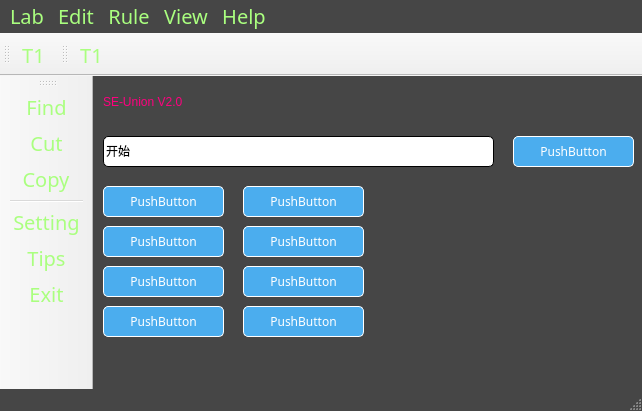
<?xml version="1.0" encoding="UTF-8"?>
<ui version="4.0">
 <class>MainWindow</class>
 <widget class="QMainWindow" name="MainWindow">
  <property name="geometry">
   <rect>
    <x>0</x>
    <y>0</y>
    <width>642</width>
    <height>411</height>
   </rect>
  </property>
  <property name="windowTitle">
   <string>MainWindow</string>
  </property>
  <property name="styleSheet">
   <string notr="true">QMainWindow{
	background-color: rgb(70, 70, 70); /*背景色*/
}
</string>
  </property>
  <property name="iconSize">
   <size>
    <width>32</width>
    <height>32</height>
   </size>
  </property>
  <widget class="QWidget" name="centralwidget">
   <property name="styleSheet">
    <string notr="true">QCentralwidget{
	background-color: rgb(70, 70, 70); /*背景色*/
}</string>
   </property>
   <widget class="QPushButton" name="pushButton">
    <property name="geometry">
     <rect>
      <x>420</x>
      <y>60</y>
      <width>121</width>
      <height>31</height>
     </rect>
    </property>
    <property name="autoFillBackground">
     <bool>false</bool>
    </property>
    <property name="styleSheet">
     <string notr="true">QPushButton
{
	background-color: rgb(75, 173, 238); /*背景色*/ 
	border-style: outset;    /* 边界内凹 */
	border-width: 1px;     /* 边边界宽度 */
	border-radius: 5px; /* 边界圆滑 */
	font: dengxian 16px;     /* 字体大小 */
	min-width: 2em;
	color: white; /* 字体颜色 */
	
}
/* 鼠标经过改变按钮颜色 */
QPushButton:hover
{
	background-color: rgb(0, 150, 0);
}
</string>
    </property>
    <property name="text">
     <string>PushButton</string>
    </property>
   </widget>
   <widget class="QLineEdit" name="lineEdit">
    <property name="geometry">
     <rect>
      <x>10</x>
      <y>60</y>
      <width>391</width>
      <height>31</height>
     </rect>
    </property>
    <property name="styleSheet">
     <string notr="true">QLineEdit{
	border-style: outset;  /* 边界内凹 */
	border-width: 1px;  /* 边界宽度 */
	border-radius:5px; /*边界圆滑*/
	font: dengxian 20px;  /* 字体大小 */
}
</string>
    </property>
    <property name="text">
     <string>开始</string>
    </property>
   </widget>
   <widget class="QLabel" name="label">
    <property name="geometry">
     <rect>
      <x>10</x>
      <y>10</y>
      <width>181</width>
      <height>31</height>
     </rect>
    </property>
    <property name="styleSheet">
     <string notr="true">font: 25 20pt &quot;等线 Light&quot;;
color: rgb(255, 0, 127)</string>
    </property>
    <property name="text">
     <string>SE-Union V2.0</string>
    </property>
   </widget>
   <widget class="QPushButton" name="pushButton_2">
    <property name="geometry">
     <rect>
      <x>10</x>
      <y>110</y>
      <width>121</width>
      <height>31</height>
     </rect>
    </property>
    <property name="autoFillBackground">
     <bool>false</bool>
    </property>
    <property name="styleSheet">
     <string notr="true">QPushButton
{
	background-color: rgb(75, 173, 238); /*背景色*/ 
	border-style: outset;    /* 边界内凹 */
	border-width: 1px;     /* 边边界宽度 */
	border-radius: 5px; /* 边界圆滑 */
	font: dengxian 16px;     /* 字体大小 */
	min-width: 2em;
	color: white; /* 字体颜色 */
	
}
/* 鼠标经过改变按钮颜色 */
QPushButton:hover
{
	background-color: rgb(0, 150, 0);
}
</string>
    </property>
    <property name="text">
     <string>PushButton</string>
    </property>
   </widget>
   <widget class="QPushButton" name="pushButton_3">
    <property name="geometry">
     <rect>
      <x>150</x>
      <y>110</y>
      <width>121</width>
      <height>31</height>
     </rect>
    </property>
    <property name="autoFillBackground">
     <bool>false</bool>
    </property>
    <property name="styleSheet">
     <string notr="true">QPushButton
{
	background-color: rgb(75, 173, 238); /*背景色*/ 
	border-style: outset;    /* 边界内凹 */
	border-width: 1px;     /* 边边界宽度 */
	border-radius: 5px; /* 边界圆滑 */
	font: dengxian 16px;     /* 字体大小 */
	min-width: 2em;
	color: white; /* 字体颜色 */
	
}
/* 鼠标经过改变按钮颜色 */
QPushButton:hover
{
	background-color: rgb(0, 150, 0);
}
</string>
    </property>
    <property name="text">
     <string>PushButton</string>
    </property>
   </widget>
   <widget class="QPushButton" name="pushButton_4">
    <property name="geometry">
     <rect>
      <x>10</x>
      <y>150</y>
      <width>121</width>
      <height>31</height>
     </rect>
    </property>
    <property name="autoFillBackground">
     <bool>false</bool>
    </property>
    <property name="styleSheet">
     <string notr="true">QPushButton
{
	background-color: rgb(75, 173, 238); /*背景色*/ 
	border-style: outset;    /* 边界内凹 */
	border-width: 1px;     /* 边边界宽度 */
	border-radius: 5px; /* 边界圆滑 */
	font: dengxian 16px;     /* 字体大小 */
	min-width: 2em;
	color: white; /* 字体颜色 */
	
}
/* 鼠标经过改变按钮颜色 */
QPushButton:hover
{
	background-color: rgb(0, 150, 0);
}
</string>
    </property>
    <property name="text">
     <string>PushButton</string>
    </property>
   </widget>
   <widget class="QPushButton" name="pushButton_5">
    <property name="geometry">
     <rect>
      <x>150</x>
      <y>150</y>
      <width>121</width>
      <height>31</height>
     </rect>
    </property>
    <property name="autoFillBackground">
     <bool>false</bool>
    </property>
    <property name="styleSheet">
     <string notr="true">QPushButton
{
	background-color: rgb(75, 173, 238); /*背景色*/ 
	border-style: outset;    /* 边界内凹 */
	border-width: 1px;     /* 边边界宽度 */
	border-radius: 5px; /* 边界圆滑 */
	font: dengxian 16px;     /* 字体大小 */
	min-width: 2em;
	color: white; /* 字体颜色 */
	
}
/* 鼠标经过改变按钮颜色 */
QPushButton:hover
{
	background-color: rgb(0, 150, 0);
}
</string>
    </property>
    <property name="text">
     <string>PushButton</string>
    </property>
   </widget>
   <widget class="QPushButton" name="pushButton_6">
    <property name="geometry">
     <rect>
      <x>10</x>
      <y>190</y>
      <width>121</width>
      <height>31</height>
     </rect>
    </property>
    <property name="autoFillBackground">
     <bool>false</bool>
    </property>
    <property name="styleSheet">
     <string notr="true">QPushButton
{
	background-color: rgb(75, 173, 238); /*背景色*/ 
	border-style: outset;    /* 边界内凹 */
	border-width: 1px;     /* 边边界宽度 */
	border-radius: 5px; /* 边界圆滑 */
	font: dengxian 16px;     /* 字体大小 */
	min-width: 2em;
	color: white; /* 字体颜色 */
	
}
/* 鼠标经过改变按钮颜色 */
QPushButton:hover
{
	background-color: rgb(0, 150, 0);
}
</string>
    </property>
    <property name="text">
     <string>PushButton</string>
    </property>
   </widget>
   <widget class="QPushButton" name="pushButton_7">
    <property name="geometry">
     <rect>
      <x>150</x>
      <y>190</y>
      <width>121</width>
      <height>31</height>
     </rect>
    </property>
    <property name="autoFillBackground">
     <bool>false</bool>
    </property>
    <property name="styleSheet">
     <string notr="true">QPushButton
{
	background-color: rgb(75, 173, 238); /*背景色*/ 
	border-style: outset;    /* 边界内凹 */
	border-width: 1px;     /* 边边界宽度 */
	border-radius: 5px; /* 边界圆滑 */
	font: dengxian 16px;     /* 字体大小 */
	min-width: 2em;
	color: white; /* 字体颜色 */
	
}
/* 鼠标经过改变按钮颜色 */
QPushButton:hover
{
	background-color: rgb(0, 150, 0);
}
</string>
    </property>
    <property name="text">
     <string>PushButton</string>
    </property>
   </widget>
   <widget class="QPushButton" name="pushButton_8">
    <property name="geometry">
     <rect>
      <x>10</x>
      <y>230</y>
      <width>121</width>
      <height>31</height>
     </rect>
    </property>
    <property name="autoFillBackground">
     <bool>false</bool>
    </property>
    <property name="styleSheet">
     <string notr="true">QPushButton
{
	background-color: rgb(75, 173, 238); /*背景色*/ 
	border-style: outset;    /* 边界内凹 */
	border-width: 1px;     /* 边边界宽度 */
	border-radius: 5px; /* 边界圆滑 */
	font: dengxian 16px;     /* 字体大小 */
	min-width: 2em;
	color: white; /* 字体颜色 */
	
}
/* 鼠标经过改变按钮颜色 */
QPushButton:hover
{
	background-color: rgb(0, 150, 0);
}
</string>
    </property>
    <property name="text">
     <string>PushButton</string>
    </property>
   </widget>
   <widget class="QPushButton" name="pushButton_9">
    <property name="geometry">
     <rect>
      <x>150</x>
      <y>230</y>
      <width>121</width>
      <height>31</height>
     </rect>
    </property>
    <property name="autoFillBackground">
     <bool>false</bool>
    </property>
    <property name="styleSheet">
     <string notr="true">QPushButton
{
	background-color: rgb(75, 173, 238); /*背景色*/ 
	border-style: outset;    /* 边界内凹 */
	border-width: 1px;     /* 边边界宽度 */
	border-radius: 5px; /* 边界圆滑 */
	font: dengxian 16px;     /* 字体大小 */
	min-width: 2em;
	color: white; /* 字体颜色 */
	
}
/* 鼠标经过改变按钮颜色 */
QPushButton:hover
{
	background-color: rgb(0, 150, 0);
}
</string>
    </property>
    <property name="text">
     <string>PushButton</string>
    </property>
   </widget>
  </widget>
  <widget class="QMenuBar" name="menubar">
   <property name="geometry">
    <rect>
     <x>0</x>
     <y>0</y>
     <width>642</width>
     <height>27</height>
    </rect>
   </property>
   <property name="styleSheet">
    <string notr="true">*{
	font-family: dengxian;
	font-size: 20px;
	color: rgb(170, 255, 127);
	background-color: rgb(70, 70, 70); /*背景色*/
}</string>
   </property>
   <widget class="QMenu" name="menuFILE">
    <property name="title">
     <string>Rule</string>
    </property>
    <addaction name="actionSetting"/>
    <addaction name="separator"/>
    <addaction name="actionExit"/>
   </widget>
   <widget class="QMenu" name="menuEdit">
    <property name="title">
     <string>Edit</string>
    </property>
    <addaction name="actionFind"/>
    <addaction name="actionCut"/>
    <addaction name="actionCopy"/>
    <addaction name="actionPaste"/>
    <addaction name="separator"/>
    <addaction name="actionundo"/>
    <addaction name="actionRedo_paste"/>
    <addaction name="actionDelet"/>
    <addaction name="separator"/>
   </widget>
   <widget class="QMenu" name="menuView">
    <property name="title">
     <string>View</string>
    </property>
    <widget class="QMenu" name="menuTheme">
     <property name="title">
      <string>Theme</string>
     </property>
     <property name="icon">
      <iconset>
       <normaloff>../icon/主题_theme.svg</normaloff>../icon/主题_theme.svg</iconset>
     </property>
     <addaction name="actionDark"/>
     <addaction name="actionLight"/>
     <addaction name="actionFresh"/>
     <addaction name="actionRetro"/>
    </widget>
    <widget class="QMenu" name="menuLanguage">
     <property name="title">
      <string>Language</string>
     </property>
     <addaction name="actionChinese"/>
     <addaction name="actionEnglish"/>
    </widget>
    <addaction name="actionappearance"/>
    <addaction name="menuTheme"/>
    <addaction name="menuLanguage"/>
   </widget>
   <widget class="QMenu" name="menuHelp">
    <property name="title">
     <string>Help</string>
    </property>
    <addaction name="actionTips"/>
    <addaction name="actionAbout"/>
    <addaction name="separator"/>
    <addaction name="actionEdit"/>
    <addaction name="actionAbout_2"/>
   </widget>
   <widget class="QMenu" name="menuLab">
    <property name="title">
     <string>Lab</string>
    </property>
    <widget class="QMenu" name="menuEx1">
     <property name="title">
      <string>Ex1</string>
     </property>
     <addaction name="actionT1"/>
     <addaction name="actionex1"/>
    </widget>
    <widget class="QMenu" name="menuEx2">
     <property name="title">
      <string>Ex2</string>
     </property>
     <addaction name="actionT1_2"/>
     <addaction name="actionex1_2"/>
    </widget>
    <widget class="QMenu" name="menuEx3">
     <property name="title">
      <string>Ex3</string>
     </property>
     <addaction name="actionT1_3"/>
     <addaction name="actionex1_3"/>
    </widget>
    <widget class="QMenu" name="menuEx4">
     <property name="title">
      <string>Ex4</string>
     </property>
     <addaction name="actionT1_4"/>
     <addaction name="actionex1_4"/>
    </widget>
    <widget class="QMenu" name="menuEx6">
     <property name="title">
      <string>Ex6</string>
     </property>
     <addaction name="actionT1_6"/>
     <addaction name="actionex1_6"/>
    </widget>
    <widget class="QMenu" name="menuEx5">
     <property name="title">
      <string>Ex5</string>
     </property>
     <addaction name="actionT1_5"/>
     <addaction name="actionex1_5"/>
    </widget>
    <widget class="QMenu" name="menuEx7">
     <property name="title">
      <string>Ex7</string>
     </property>
     <addaction name="actionT1_7"/>
     <addaction name="actionex1_7"/>
    </widget>
    <widget class="QMenu" name="menuEx8">
     <property name="title">
      <string>Ex8</string>
     </property>
     <addaction name="actionT1_8"/>
     <addaction name="actionex1_8"/>
    </widget>
    <addaction name="menuEx1"/>
    <addaction name="menuEx2"/>
    <addaction name="menuEx3"/>
    <addaction name="menuEx4"/>
    <addaction name="menuEx5"/>
    <addaction name="menuEx6"/>
    <addaction name="menuEx7"/>
    <addaction name="menuEx8"/>
   </widget>
   <addaction name="menuLab"/>
   <addaction name="menuEdit"/>
   <addaction name="menuFILE"/>
   <addaction name="menuView"/>
   <addaction name="menuHelp"/>
  </widget>
  <widget class="QStatusBar" name="statusbar"/>
  <widget class="QToolBar" name="toolBar">
   <property name="windowTitle">
    <string>toolBar</string>
   </property>
   <property name="styleSheet">
    <string notr="true">*{
	font-family: dengxian;
	font-size: 20px;
	color: rgb(170, 255, 127);
}</string>
   </property>
   <attribute name="toolBarArea">
    <enum>TopToolBarArea</enum>
   </attribute>
   <attribute name="toolBarBreak">
    <bool>false</bool>
   </attribute>
   <addaction name="actionT1_2"/>
  </widget>
  <widget class="QToolBar" name="toolBar_2">
   <property name="windowTitle">
    <string>toolBar_2</string>
   </property>
   <property name="styleSheet">
    <string notr="true">*{
	font-family: dengxian;
	font-size: 20px;
	color: rgb(170, 255, 127);
}</string>
   </property>
   <attribute name="toolBarArea">
    <enum>TopToolBarArea</enum>
   </attribute>
   <attribute name="toolBarBreak">
    <bool>false</bool>
   </attribute>
   <addaction name="actionT1"/>
  </widget>
  <widget class="QToolBar" name="toolBar_3">
   <property name="windowTitle">
    <string>toolBar_3</string>
   </property>
   <property name="styleSheet">
    <string notr="true">*{
	font-family: dengxian;
	font-size: 20px;
	color: rgb(170, 255, 127);
}</string>
   </property>
   <attribute name="toolBarArea">
    <enum>LeftToolBarArea</enum>
   </attribute>
   <attribute name="toolBarBreak">
    <bool>false</bool>
   </attribute>
   <addaction name="actionFind"/>
   <addaction name="actionCut"/>
   <addaction name="actionCopy"/>
   <addaction name="separator"/>
   <addaction name="actionSetting"/>
   <addaction name="actionTips"/>
   <addaction name="actionExit"/>
  </widget>
  <action name="actionEdit">
   <property name="text">
    <string>Version</string>
   </property>
  </action>
  <action name="actionSetting">
   <property name="icon">
    <iconset>
     <normaloff>../icon/设置_setting.svg</normaloff>../icon/设置_setting.svg</iconset>
   </property>
   <property name="text">
    <string>Setting</string>
   </property>
  </action>
  <action name="actionExit">
   <property name="icon">
    <iconset>
     <normaloff>../icon/退出_logout.svg</normaloff>../icon/退出_logout.svg</iconset>
   </property>
   <property name="text">
    <string>Exit</string>
   </property>
  </action>
  <action name="actionTips">
   <property name="icon">
    <iconset>
     <normaloff>../icon/提示_tips-one.svg</normaloff>../icon/提示_tips-one.svg</iconset>
   </property>
   <property name="text">
    <string>Tips</string>
   </property>
  </action>
  <action name="actionAbout">
   <property name="text">
    <string>donate</string>
   </property>
  </action>
  <action name="actionappearance">
   <property name="text">
    <string>Appearance</string>
   </property>
  </action>
  <action name="actionCut">
   <property name="icon">
    <iconset>
     <normaloff>../icon/裁切_cutting-one.svg</normaloff>../icon/裁切_cutting-one.svg</iconset>
   </property>
   <property name="text">
    <string>Cut</string>
   </property>
  </action>
  <action name="actionCopy">
   <property name="icon">
    <iconset>
     <normaloff>../icon/复制_copy.svg</normaloff>../icon/复制_copy.svg</iconset>
   </property>
   <property name="text">
    <string>Copy</string>
   </property>
  </action>
  <action name="actionPaste">
   <property name="text">
    <string>Paste</string>
   </property>
  </action>
  <action name="actionDelet">
   <property name="icon">
    <iconset>
     <normaloff>../icon/删除_delete.svg</normaloff>../icon/删除_delete.svg</iconset>
   </property>
   <property name="text">
    <string>Delete</string>
   </property>
  </action>
  <action name="actionundo">
   <property name="text">
    <string>Undo</string>
   </property>
  </action>
  <action name="actionRedo_paste">
   <property name="text">
    <string>Redo</string>
   </property>
  </action>
  <action name="actionFind">
   <property name="icon">
    <iconset>
     <normaloff>../icon/查找_find.svg</normaloff>../icon/查找_find.svg</iconset>
   </property>
   <property name="text">
    <string>Find</string>
   </property>
  </action>
  <action name="actionAbout_2">
   <property name="text">
    <string>About</string>
   </property>
  </action>
  <action name="actionT1">
   <property name="text">
    <string>T1</string>
   </property>
  </action>
  <action name="actionex1">
   <property name="text">
    <string>ex1</string>
   </property>
  </action>
  <action name="actionT1_2">
   <property name="text">
    <string>T1</string>
   </property>
  </action>
  <action name="actionex1_2">
   <property name="text">
    <string>ex1</string>
   </property>
  </action>
  <action name="actionT1_3">
   <property name="text">
    <string>T1</string>
   </property>
  </action>
  <action name="actionex1_3">
   <property name="text">
    <string>ex1</string>
   </property>
  </action>
  <action name="actionT1_4">
   <property name="text">
    <string>T1</string>
   </property>
  </action>
  <action name="actionex1_4">
   <property name="text">
    <string>ex1</string>
   </property>
  </action>
  <action name="actionT1_5">
   <property name="text">
    <string>T1</string>
   </property>
  </action>
  <action name="actionex1_5">
   <property name="text">
    <string>ex1</string>
   </property>
  </action>
  <action name="actionT1_6">
   <property name="text">
    <string>T1</string>
   </property>
  </action>
  <action name="actionex1_6">
   <property name="text">
    <string>ex1</string>
   </property>
  </action>
  <action name="actionT1_7">
   <property name="text">
    <string>T1</string>
   </property>
  </action>
  <action name="actionex1_7">
   <property name="text">
    <string>ex1</string>
   </property>
  </action>
  <action name="actionT1_8">
   <property name="text">
    <string>T1</string>
   </property>
  </action>
  <action name="actionex1_8">
   <property name="text">
    <string>ex1</string>
   </property>
  </action>
  <action name="actionDark">
   <property name="text">
    <string>Dark</string>
   </property>
  </action>
  <action name="actionLight">
   <property name="text">
    <string>Light</string>
   </property>
  </action>
  <action name="actionFresh">
   <property name="text">
    <string>Fresh</string>
   </property>
  </action>
  <action name="actionRetro">
   <property name="text">
    <string>Retro</string>
   </property>
  </action>
  <action name="actionChinese">
   <property name="text">
    <string>Chinese</string>
   </property>
  </action>
  <action name="actionEnglish">
   <property name="text">
    <string>English</string>
   </property>
  </action>
 </widget>
 <resources>
  <include location="../icon/dark.qrc"/>
 </resources>
 <connections/>
</ui>
